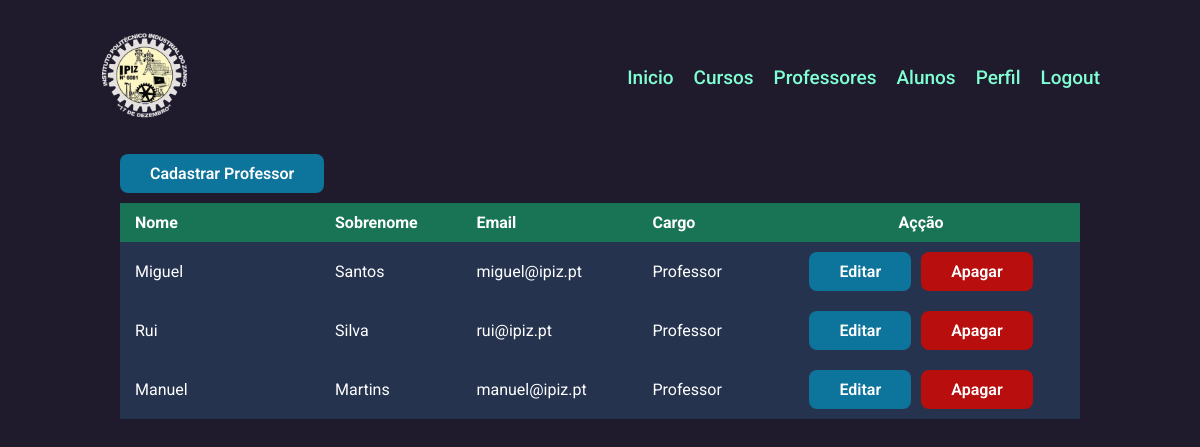
/professores.php (signed in), run on the app's committed database.
### tables this page shows
CREATE TABLE `funcionarios` (
  `id` int(11) NOT NULL AUTO_INCREMENT,
  `nome` varchar(100) NOT NULL,
  `sobrenome` varchar(100) NOT NULL,
  `numBI` varchar(100) NOT NULL,
  `naturalidade` varchar(100) NOT NULL,
  `morada` varchar(100) NOT NULL,
  `contacto` varchar(100) NOT NULL,
  `cargo` varchar(100) NOT NULL,
  `especialidade` varchar(100) NOT NULL,
  `email` varchar(100) NOT NULL,
  `senha` varchar(500) NOT NULL DEFAULT '12345678',
  `ativo` tinyint(4) NOT NULL DEFAULT 1,
  PRIMARY KEY (`id`),
  UNIQUE KEY `email` (`email`)
);

### professores.php (the view, shortened to what this page needs)
<?php
  include_once('./script/conexao.php');
  $cargo = '';
  if (isset($_SESSION['IPIZ'])) {
    $stmt = $conn->prepare("SELECT cargo FROM funcionarios WHERE id = :id");
    $stmt->bindParam(':id', $_SESSION['IPIZ'], PDO::PARAM_INT);
    $stmt->execute();
    $cargo_row = $stmt->fetch();
    if ($cargo_row) {
      $cargo = $cargo_row['cargo'];
    }
  }
  $results_per_page = 10;
  $page = isset($_GET['page']) ? $_GET['page'] : 1;
  $offset = ($page - 1) * $results_per_page;
  $stmt = $conn->prepare("SELECT * FROM funcionarios WHERE cargo = 'professor' LIMIT :offset, :results_per_page");
  $stmt->bindParam(':offset', $offset, PDO::PARAM_INT);
  $stmt->bindParam(':results_per_page', $results_per_page, PDO::PARAM_INT);
  $stmt->execute();
?>
<!DOCTYPE html>
<html lang="pt-pt">
<head>
  <link rel="stylesheet" href="/assets/css/professores.css" />
</head>
<body>
  <?php include_once('./header.php')?>
  <main>
    <?php if ($cargo === 'Diretor' || $cargo === 'Secretaria'): ?>
      <a class="add" href="/addFuncionario.php" >Cadastrar Professor</a>
    <?php endif; ?>
    <table>
      <thead>
        <tr>
          <th>Nome</th>
          <th>Sobrenome</th>
          <th>Email</th>
          <th>Cargo</th>
          <th>Açção</th>
        </tr>
      </thead>
      <tbody>
        <?php while ($row = $stmt->fetch()): ?>
          <tr>
            <td width="200px"><?php echo $row['nome']; ?></td>
            <td><?php echo $row['sobrenome']; ?></td>
            <td><?php echo $row['email']; ?></td>
            <td><?php echo $row['cargo']; ?></td>
            <td>
              <?php if ($cargo === 'Diretor' || $cargo === 'Secretaria'): ?>
                <a class="edit" href="/editarProfessor.php?id=<?php echo $row['id']; ?>">Editar</a>
                <a class="delete" href="/apagarProfessor.php?id=<?php echo $row['id']; ?>">Apagar</a>
              <?php elseif( $_SESSION['IPIZ'] == $row['id']): ?>
                <a class="edit" href="/editarProfessor.php?id=<?php echo $row['id']; ?>">Editar</a>
              <?php else: ?>
                <span class="disabled">Editar</span>
                <span class="disabled">Apagar</span>
              <?php endif; ?>
            </td>
          </tr>
        <?php endwhile; ?>
      </tbody>
    </table>
  </main>
</body>
</html>

### assets/css/professores.css (style rules this page uses)
main { padding: 20px; }
main a.add { color: #fff; cursor: pointer; font-weight: 600; padding: 10px 30px; border-radius: 8px; margin-bottom: 50px; background: #0d749c; }
table { width: 100%; color: #fff; margin-top: 20px; border-collapse: collapse; }
table thead tr th { text-align: left; padding: 10px 15px; background: #197455; }
table thead tr th:last-child { text-align: center; }
table tbody tr { margin: 1.5px 0px; background: #25334e; }
table tbody tr td { text-align: left; padding: 10px 15px; }
table tbody tr td:last-child { gap: 10px; display: flex; justify-content: center; }
table tbody tr td a { color: #fff; font-weight: 600; padding: 10px 30px; border-radius: 8px; cursor: pointer; }
table tbody tr td a.edit { background: #0d749c; }
table tbody tr td a.delete { background: #b80e0e; }

### assets/css/header.css (style rules this page uses)
* { margin: 0; padding: 0; outline: 0; list-style: none; text-decoration: none; box-sizing: border-box; font-family: "Roboto", sans-serif; }
body { width: 100%; gap: 20px; display: flex; min-height: 100vh; padding: 30px 100px; flex-direction: column; background-color: #201b2c; }

### data on the page
funcionarios: nome "Miguel", sobrenome "Santos", email "miguel@ipiz.pt", cargo "Professor"
funcionarios: nome "Rui", sobrenome "Silva", email "rui@ipiz.pt", cargo "Professor"
funcionarios: nome "Manuel", sobrenome "Martins", email "manuel@ipiz.pt", cargo "Professor"
